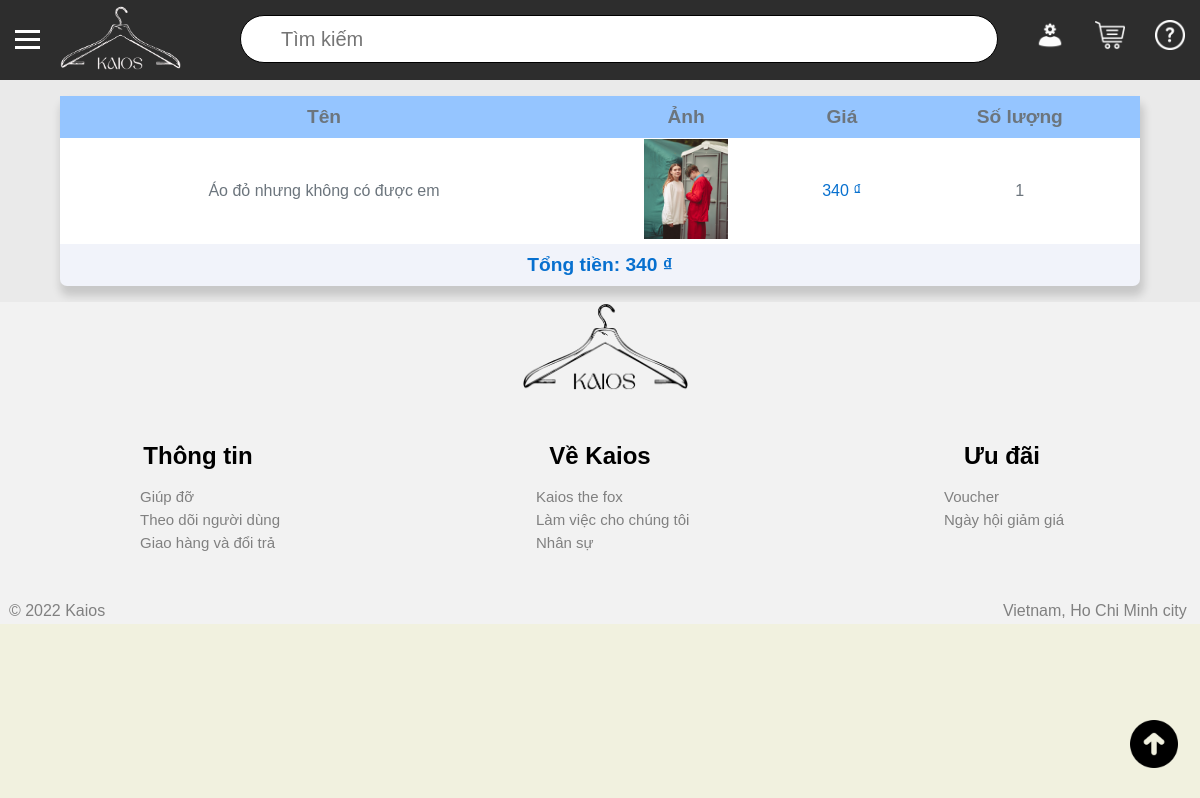
The page /admin/orders/show.php?id=19 (signed in) on the database its author committed.
### tables this page shows
CREATE TABLE `hoa_don_chi_tiet` (
  `ma_hoa_don` int(11) NOT NULL,
  `ma_san_pham` int(11) NOT NULL,
  `so_luong` int(11) NOT NULL,
  `gia` int(11) NOT NULL
);

CREATE TABLE `san_pham` (
  `ma` int(11) NOT NULL,
  `ten` varchar(200) NOT NULL,
  `mo_ta` text NOT NULL,
  `anh` varchar(200) NOT NULL,
  `gia` int(11) NOT NULL,
  `ma_nha_san_xuat` int(11) NOT NULL,
  `so_luot_truy_cap` int(11) NOT NULL DEFAULT '0'
);

### partial/process_pagination.php (called while the page is built, shortened)
<?php
    $currentPage = 1;
    if (isset($_GET['query'])) {
        $search = addslashes($_GET['query']);
    }else $search = "";
    $order = "";
    $order_0 = "";
    $offset = $products_per_page*($currentPage-1);
    $sql =  "select
                san_pham.ma as ma,
                san_pham.ten as ten,
                san_pham.anh as anh,
                san_pham.gia as gia,
                san_pham.so_luot_truy_cap as so_luot_truy_cap,
                group_concat(the_loai.ma) as ma_the_loai,
                group_concat(the_loai.ten) as the_loai,
                nha_san_xuat.ten as ten_nha_san_xuat
            from san_pham
            left join the_loai_chi_tiet
            on san_pham.ma = the_loai_chi_tiet.ma_san_pham
            left join the_loai
            on the_loai_chi_tiet.ma_the_loai = the_loai.ma
            left join nha_san_xuat
            on nha_san_xuat.ma = san_pham.ma_nha_san_xuat
            where (san_pham.ten like '%$search%' or mo_ta like '%$search%')
            $order
            group by san_pham.ma
            $order_0
            limit $offset,$products_per_page";
    $return = mysqli_query($connect,$sql);

### admin/orders/show.php (the view, shortened to what this page needs)
<!DOCTYPE html>
<html>
<head>
	<link rel="stylesheet" type="text/css" href="../../styles.css">
</head>
<body>
    <?php
    require '../../database/connect.php';
    $products_per_page = 15;
    require '../../partial/process_pagination.php';
    $num_rows = $return->num_rows;
    $ma = $_GET['id'];
    $query = "select * from hoa_don_chi_tiet
                inner join san_pham
                on san_pham.ma = hoa_don_chi_tiet.ma_san_pham
            where hoa_don_chi_tiet.ma_hoa_don = $ma";
    $return = mysqli_query($connect,$query);
    $sum = 0;
    ?>
	<div id="main_div">
		<?php include '../../partial/header.php'; ?>
	 	<div id="middle_div" style="z-index: 9999">
			<div id="content">
                <p>
                    <table id="main_table">
                        <tr style="background-color: #95c5ff;">
                            <th>
                                Tên
                            </th>
                            <th>
                                Ảnh
                            </th>
                            <th>
                                Giá
                            </th>
                            <th>
                                Số lượng
                            </th>
                        </tr>
                        <?php
                        foreach($return as $each) { ?>
                            <?php
                            if ($num_rows % 2 == 0) $row_color = "#f1f3fa";
                            else if ($num_rows % 2 == 1) $row_color = "#ffffff";
                            $num_rows--;
                            ?>
                        <tr name="each_row" style="background-color: <?php echo $row_color ?>;">
                            <td onclick='location.href="../show.php?id=<?php echo $key ?>"'>
                                <?php echo $each['ten'] ?>
                            </td>
                            <td onclick='location.href="../show.php?id=<?php echo $key ?>"'>
                                <img src="../products/photos/<?php echo $each['anh'] ?>" height="100px" />
                            </td>
                            <td onclick='location.href="../show.php?id=<?php echo $key ?>"' style="color: #0770cf">
                                <?php
                                $result = $each['gia'] * $each['so_luong'];
                                echo $result . ' ₫';
                                $sum += $result;
                                ?>
                            </td>
                            <td>
                                <?php echo $each['so_luong'] ?>
                            </td>
                        </tr>
                        <?php } ?>
                        <tr>
                            <th colspan = "4" style="text-align: center;color:#0770cf">
                                Tổng tiền: <?php echo $sum ?> ₫
                            </th>
                        </tr>
                    </table>
                </p>
            </div>
		</div>
		<?php include '../../partial/footer.php';?>
	</div>
</body>
</html>

### styles.css (style rules this page uses)
html { height: 100%; }
body { margin:0; padding:0; font-family: sans-serif; background-color: #f1f1df; }
#main_div { width: 100%; height: auto; background-color: #eaeaea; position: relative; }
#middle_div { height: 83%; width: 100%; background-color: #eaeaea; float: left; }
#main_table { border-collapse: collapse; width: 90%; padding-top: 10px; margin-left: auto; margin-right: auto; text-align: center; background-color: #f1f3fa; border-radius: 7px; color: #6c757d; box-shadow: 2px 8px 8px 2px rgba(0,0,0,0.15); }
th { color: #6c757d; font-size: larger; padding: 10px; }
tr[name=each_row] { cursor: pointer; }
td[onclick] { cursor: pointer; }

### rows shown on the page
hoa_don_chi_tiet: ma_san_pham.ten "Áo đỏ nhưng không có được em", ma_san_pham.anh (picture), ma_san_pham.gia "340", so_luong "1"

### other values the page prints
$sum "340"
